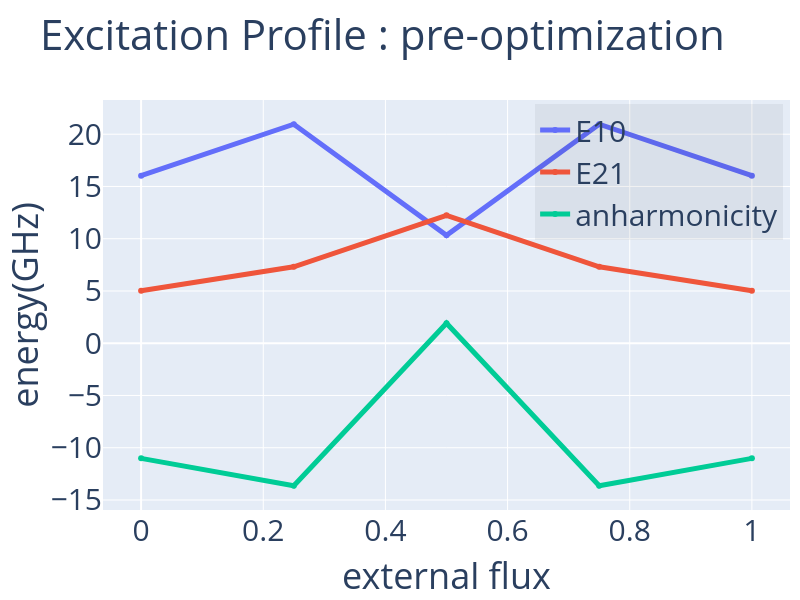

Source (notebook cell):
### Markdown cell above
Now visualize excitation profile pre-optimization including the anharmonicity $A$ defined as 
$A=E_{20} - 2 E_{10}$.
With plotCompare found in utils.py we have a convenient way of visualizing the profile while being able dynamically change the scale.

### Code cell
plotCompare(flux_range,{'E10':pre_Ex[1],'E21':pre_Ex[2]-pre_Ex[1],'anharmonicity':pre_Ex[2]-2*pre_Ex[1]},
            'Excitation Profile : pre-optimization','external flux','energy(GHz)',export='pdf',size=(600,800))

### Figure 1 — Plotly figure (JSON) as saved in the notebook; plotly's stock layout.template omitted (floating-point values rounded to 4 significant figures)
{"data": [{"line": {"width": 5}, "name": "E10", "type": "scatter", "x": [0.0, 0.25, 0.5, 0.75, 1.0], "y": [16.03, 20.96, 10.33, 20.96, 16.03]}, {"line": {"width": 5}, "name": "E21", "type": "scatter", "x": [0.0, 0.25, 0.5, 0.75, 1.0], "y": [5.017, 7.317, 12.24, 7.317, 5.017]}, {"line": {"width": 5}, "name": "anharmonicity", "type": "scatter", "x": [0.0, 0.25, 0.5, 0.75, 1.0], "y": [-11.02, -13.64, 1.917, -13.64, -11.02]}], "layout": {"font": {"size": 30}, "height": 600, "legend": {"bgcolor": "rgba(0,0,0,.05)", "x": 0.99, "xanchor": "right", "y": 0.99, "yanchor": "top"}, "margin": {"r": 10, "t": 100}, "showlegend": true, "title": {"text": "Excitation Profile : pre-optimization"}, "width": 800, "xaxis": {"title": {"text": "external flux"}}, "yaxis": {"title": {"text": "energy(GHz)"}}}}
